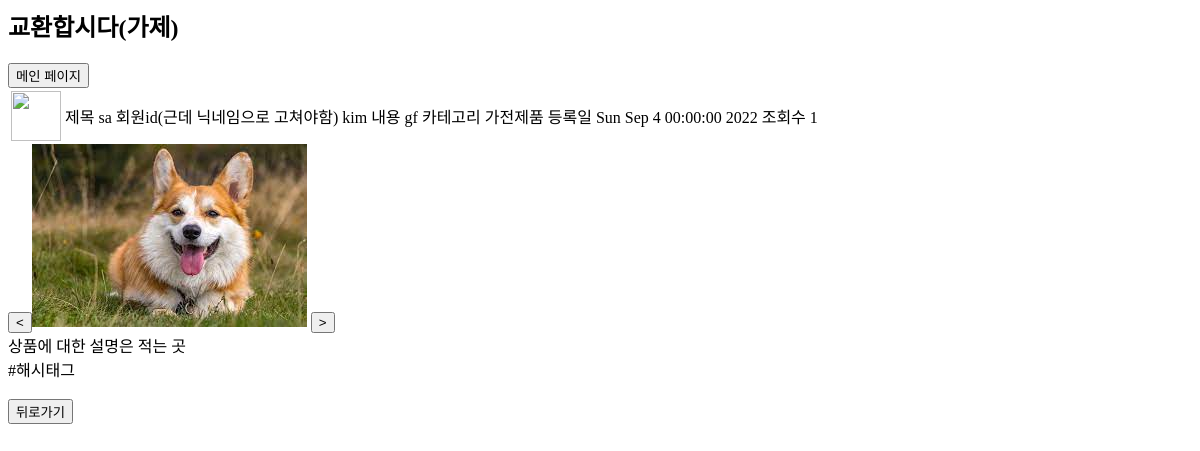
Page /list/5 on the earlier database version.
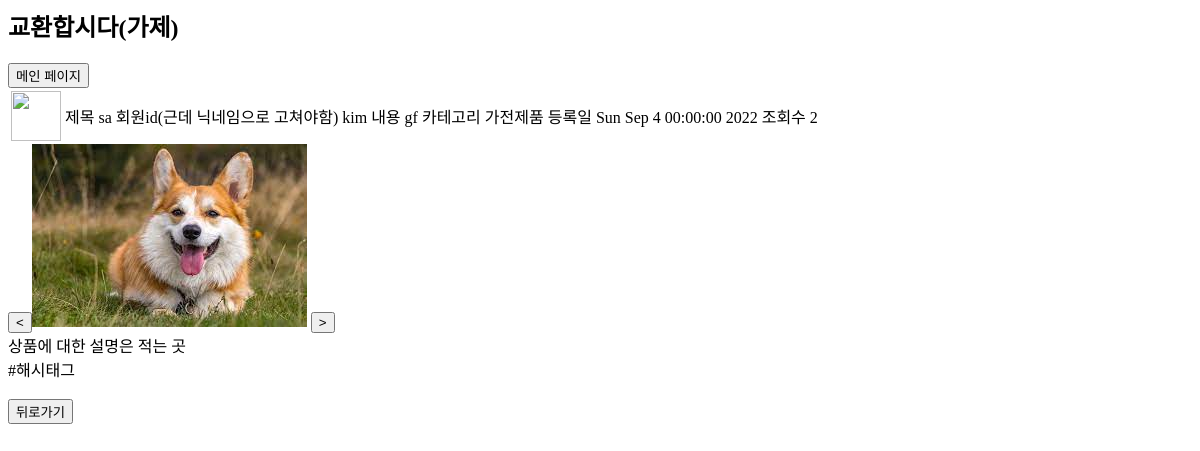
Same page on the later database version.
### product/models.py (models this page shows, shortened)
class Product(models.Model):
    id = models.AutoField(primary_key=True)
    title = models.CharField(default='', null=False, blank=False, max_length=50)
    category = models.CharField(default='', null=False, blank=False, max_length=10)
    content = models.TextField(default='', null=False, blank=False)
    writer = models.ForeignKey('account.User', on_delete=models.CASCADE, default=User.objects.first().pk)
    write_time = models.DateField(auto_now=True)
    location = models.CharField(default='', null=False, blank=False, max_length=10)
    hashtag = models.CharField(default='', null=True, blank=True, max_length=10)
    count = models.PositiveIntegerField(default=0)

### account/models.py (models this page shows, shortened)
class User(AbstractBaseUser):
    account_id = models.CharField(primary_key=True, max_length=15, null=False, blank=False, unique=True)
    email = models.EmailField(default='', max_length=100, null=False, blank=False, unique=True)
    nickname = models.CharField(default='', max_length=100, null=False, blank=False, unique=True)
    name = models.CharField(default='', max_length=100, null=False, blank=False)
    phone_number = models.CharField(max_length=15, null=False, blank=False, unique=True)
    is_active = models.BooleanField(default=True)
    is_admin = models.BooleanField(default=False)
    objects = UserManager()
    USERNAME_FIELD = 'account_id'
    REQUIRED_FIELDS = ['email', 'name', 'phone_number', 'nickname']
    def __str__(self):
        return self.account_id

### product/views.py (the view)
# urls.py: path('list/<int:pk>', pviews.productDetail),
def productDetail(request,pk):
    product = get_object_or_404(Product, id=pk)
    template_name = 'product_detail.html'
    response = render(request, 'product_detail.html', {'product':product })
    expire_date, now = datetime.now(), datetime.now()
    expire_date += timedelta(days=1)
    expire_date = expire_date.replace(hour=0,minute=0,second=0,microsecond=0)
    expire_date -= now
    max_age = expire_date.total_seconds()
    cookie_value = request.COOKIES.get('countcookie','')
    if f'{pk}' not in cookie_value:
        cookie_value += f'{pk}_'
        response.set_cookie('countcookie', value=cookie_value, max_age=max_age,httponly=True)
        product.count += 1
        product.save()
    return response

### templates/product_detail.html (shortened to what this page needs)
<!DOCTYPE>
<html>
<head>
    <h2>교환합시다(가제)</h2>
</head>
<body>
<button onclick="location.href='/'">메인 페이지</button>
<br>
<table>
    <tr>
        <td><img src="https://www.ui4u.go.kr/depart/img/content/sub03/img_con03030100_01.jpg" width="50" height="50">
        </td>
        <td>제목 {{ product.title }}</td>
        <td>회원id(근데 닉네임으로 고쳐야함) {{ product.writer }}</td>
        <td>내용 {{ product.content | safe }}</td>
        <td>카테고리 {{ product.category }}</td>
        <td>등록일 {{ product.write_time.ctime }}</td>
        <td>조회수 {{ product.count }}</td>
    </tr>
</table>
<input type="submit" value="<"><img
>
<input type="submit" value=">"><br>상품에 대한 설명은 적는 곳<br>
<div>#해시태그 {{ object.hashtag }}</div>
<br>
<button id="prev" type="button" onclick="location.href='/list/'">뒤로가기</button>
</body>
</html>

Differences in the rows shown:
changed Product "sa": count "1" → "2"
